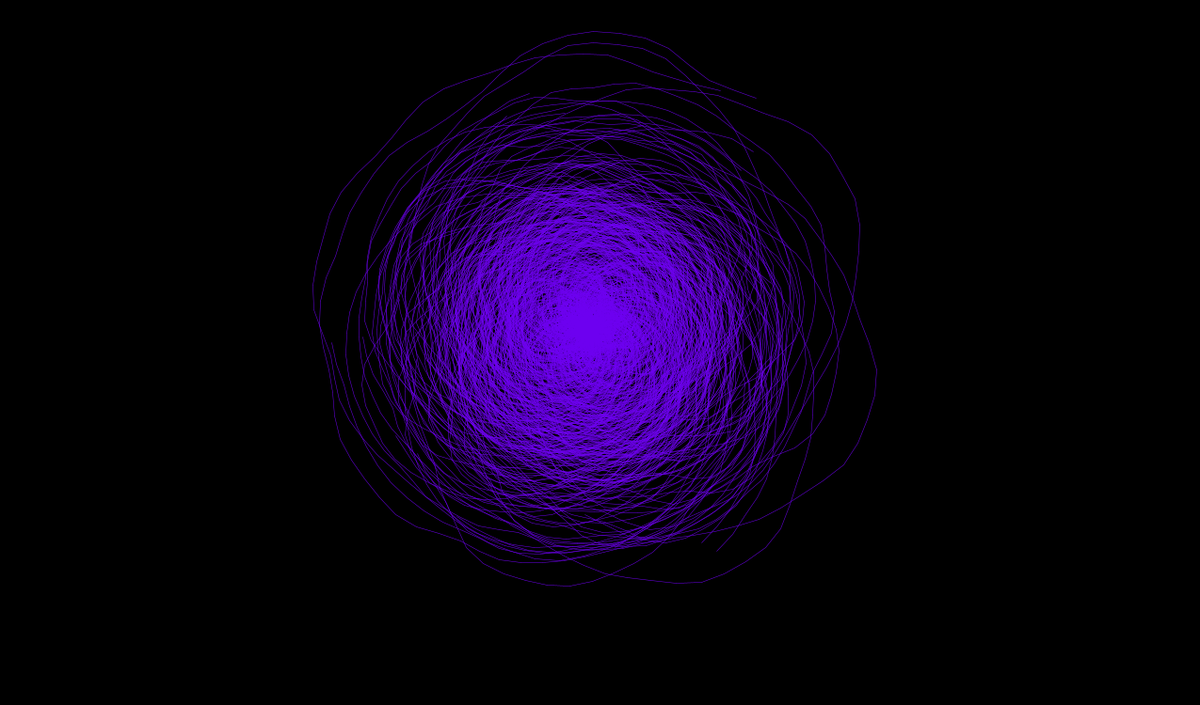
Frame 1 (no input)
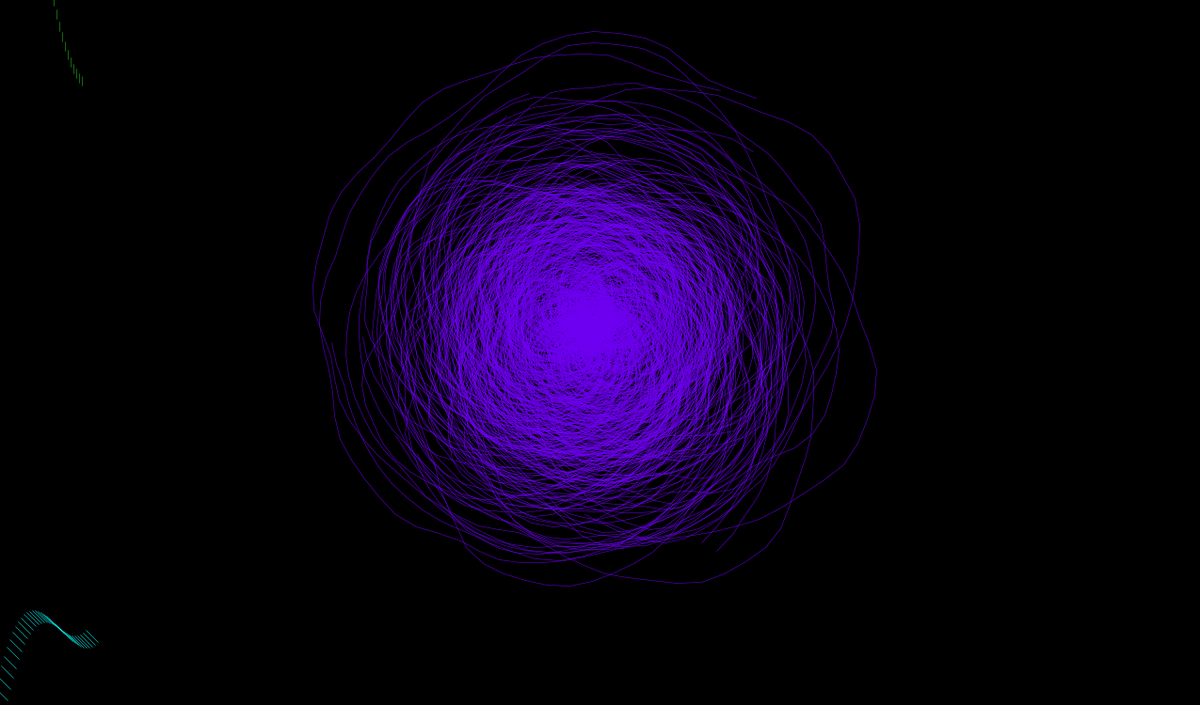
Frame 60 (the mouse pressed at the canvas centre just before this capture)
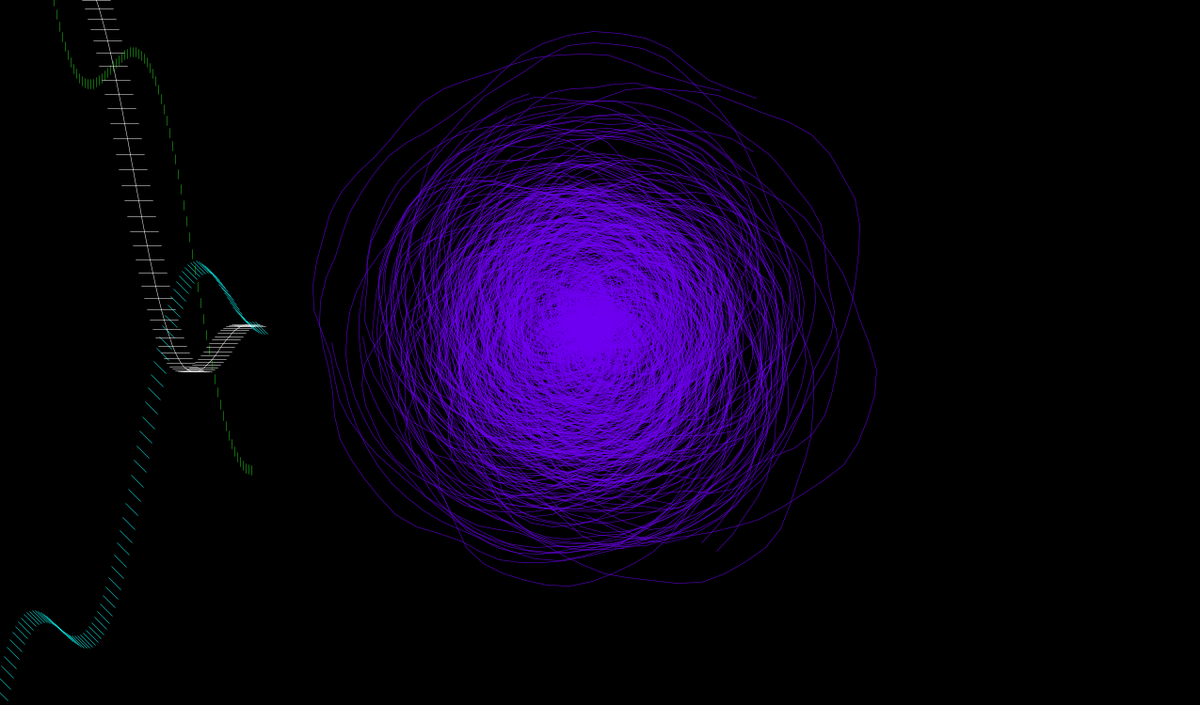
Frame 120 (the mouse held since frame 60 and released just before this capture)

The Processing sketch that drew these frames (run headless with seeded random() and noise(); from frame 60 on, the mouse is pressed at the canvas centre):

// Processing sketch: spiral__3_05_
// ── spiral__3_05_.pde
int a = -730;
int priora = -730;
int c = -730;
int e = -730;
float f = 0;
float d = 0;
float b = 0;
float priorb = 0;
float x, y;
int centX = 625;
int centY = 350;
void setup() {
  size(1275, 750);
  background(0);
  strokeWeight(0.5);

  smooth();
  for (int i=0; i<100; i++) {
    float lastx = -999;
    float lasty = -999;
    float radiusNoise = random(10);
    float radius = 10;
    stroke(random(20), random(50), random(70), 80); // colour of line

    int startangle = int(random(360));
    int endangle = 1440 + int(random(1440));
    int anglestep = 5 + int(random(3));
    for (float ang = startangle; ang <=endangle; ang += anglestep) {
      radiusNoise +=0.05;
      radius +=0.5;
      float thisRadius = radius + (noise(radiusNoise)*200)-100;
      float rad = radians(ang);
      x = centX + (thisRadius * cos(rad));
      y = centY + (thisRadius * sin(rad));
      if (lastx > -999) {
        stroke(#6D00F0);
        line(x, y, lastx, lasty);
      }
      lastx = x;
      lasty = y;
    }
  }
}
void draw() {
  translate(width/2, height/1); 
  scale(1, -1);
  // increment horizontal position
  priora = a;
  a = a+3;
  priorb = b;
  //b = 0.0023 * (a * a);
  b = 0.0023 * (a * a);
  b = b+(height/8)*cos(radians((a-180)/.5));
  stroke(255);
  line(a-15, b, a+15, b);
  line(priora, priorb, a, b);
  // increment horizontal position
  c=c+3;
  d = 0.0025 * (c * c);
  d = d + (height/7)*sin(radians((a-200)/.5));
  stroke(#25CE1D);
  line(c, d-5, c, d+5);
  translate(0, height/1);
  scale(1, -1);
  e=c+4;
  f = 0.002 * (e * e);
  f = f +(height/8)*cos(radians((a-180)/.5));
  stroke(#07E8E6);
  line(e+13, f, e, f-13);
}
